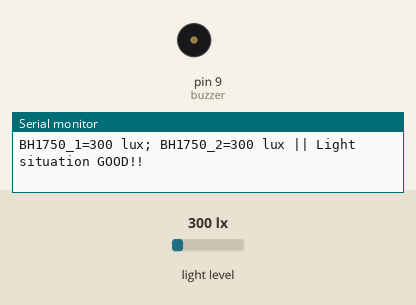
Bench run of a sketch on a simulated Arduino Uno, built with avr-gcc and run on an emulated ATmega328P. Shown: buzzer (waves = sounding), the last lines printed to the serial monitor. Wiring (inferred from the names in the program): BH1750 light sensor at I2C address 0x23; BH1750 light sensor at I2C address 0x5C. The test bench sets the inputs (shaded band); at power-on: light level 300 lx.

Above: at 3.2 s.
3.3 s: light level set to 223 lx
6.3 s: light level set to 189 lx
8.6 s: light level set to 500 lx
11.6 s: light level set to 1500 lx
14.6 s: light level set to 40 lx
At 21.83 s:
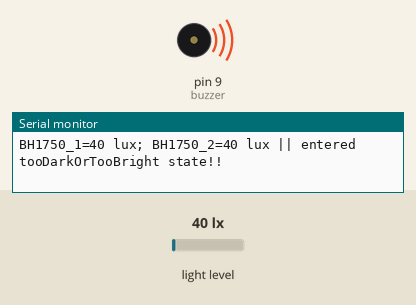
23.6 s: light level set to 1000 lx
At 25.0 s:
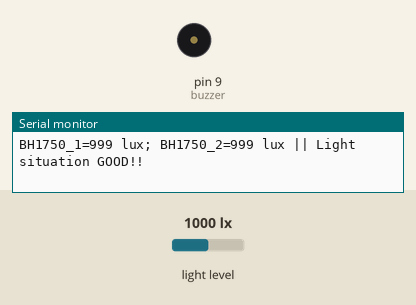
Timing chart, 0 to 26.6 s (numbered marks = the images above; inputs shaded):
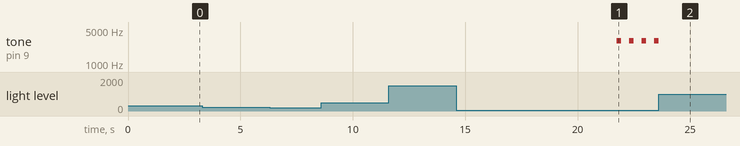

The sketch:

BH1750BuzzerTest1.ino
```cpp
/*
Connection:
BH1750 -   Arduino
------------------
VCC    -   5v
GND    -   GND
SCL    -   SCL(Analog Pin 5)
SDA    -   SDA(Analog Pin 4)
ADD    -   NC (or GND)
*/
#include <Wire.h>
#include <stdlib.h>

static unsigned long LIGHT_STATE_CHANGE_TIME = 10000;

unsigned long lastGoodLighting_Time = millis();
unsigned long lastVeryDarkOrVeryBright_Time = millis();
unsigned long lastDatlaLarge_Time = millis();


int BH1750address = 0x23; // was 0x23
int BH1750address2 = 0x5C;
int lightIntensityReading[2];
int enviromentLightIntensity = 0;
int deltaLightIntensity = 0;
const int buzzer = 9; //buzzer to arduino pin 9
byte buff[2];

bool hasBeenDeltaTooLarge = 0;


void setup()
{
  Serial.begin(9600);
  Wire.begin();
  delay(2000);
  pinMode(buzzer, OUTPUT); // Set buzzer - pin 9 as an output
}


void buzzer_constant(){
  // noTone(buzzer);     // Stop sound...
  tone(buzzer, 3000); // Send 1KHz sound signal...
}

void buzzer_mute(){
  noTone(buzzer);
}


void buzzer_periodic(){
  noTone(buzzer);
  tone(buzzer, 3000);
  delay(200);
  noTone(buzzer);
  delay(200);
}


int BH1750_Read(int address)
{
 int i=0;
 Wire.beginTransmission(address);
 Wire.requestFrom(address, 2);
 while(Wire.available())
 {
   buff[i] = Wire.read();
   i++;
 }
 Wire.endTransmission();
 return i;
}

void BH1750_Init(int address)
{
 Wire.beginTransmission(address);
 Wire.write(0x10);
 Wire.endTransmission();
}


uint16_t BH1750_Main(){
  uint16_t value=0;
  BH1750_Init(BH1750address);
  // delay(200);
  if(2==BH1750_Read(BH1750address))
  {
    value=((buff[0]<<8)|buff[1])/1.2;
    // Serial.print(value);
    lightIntensityReading[0] = value;
  }
  delay(150);
  BH1750_Init(BH1750address2);
  if(2==BH1750_Read(BH1750address2))
  {
    value=((buff[0]<<8)|buff[1])/1.2;
    lightIntensityReading[1] = value;
  }
}


void tooDarkOrTooBright(){
  if(millis() - lastGoodLighting_Time > LIGHT_STATE_CHANGE_TIME){
    lastVeryDarkOrVeryBright_Time = millis();
    Serial.println(" || entered tooDarkOrTooBright state!!");
    buzzer_periodic();
  }else{
    Serial.println(" || entering tooDarkOrTooBright state waiting for threshold time!!");
  }
}


void deltaTooLarge(){
  if(millis() - lastGoodLighting_Time > LIGHT_STATE_CHANGE_TIME){
    lastDatlaLarge_Time = millis();
    Serial.println(" || entered deltaTooLarge state!!");
    buzzer_constant();
  }else{
    Serial.println(" || entering deltaTooLarge state waiting for threshold time!!");
  }
}


void loop()
{
    BH1750_Main();
    Serial.print("BH1750_1=");
    Serial.print(lightIntensityReading[0]);
    Serial.print(" lux");
    Serial.print("; BH1750_2=");
    Serial.print(lightIntensityReading[1]);
    Serial.print(" lux");
    enviromentLightIntensity = (lightIntensityReading[0] + lightIntensityReading[1])/2;
    deltaLightIntensity = abs(lightIntensityReading[0] - lightIntensityReading[1]);
    if(deltaLightIntensity>1000){
      deltaTooLarge();
    }else if(enviromentLightIntensity < 200 || enviromentLightIntensity > 1000 ){
      tooDarkOrTooBright();
    }else{
      Serial.println(" || Light situation GOOD!!");
      buzzer_mute();
      lastGoodLighting_Time = millis();
    }


}
```

Measured:
- after the input at 23.6 s, tone on pin 9 (buzzer): goes on until 23.6 s, then stays silent
